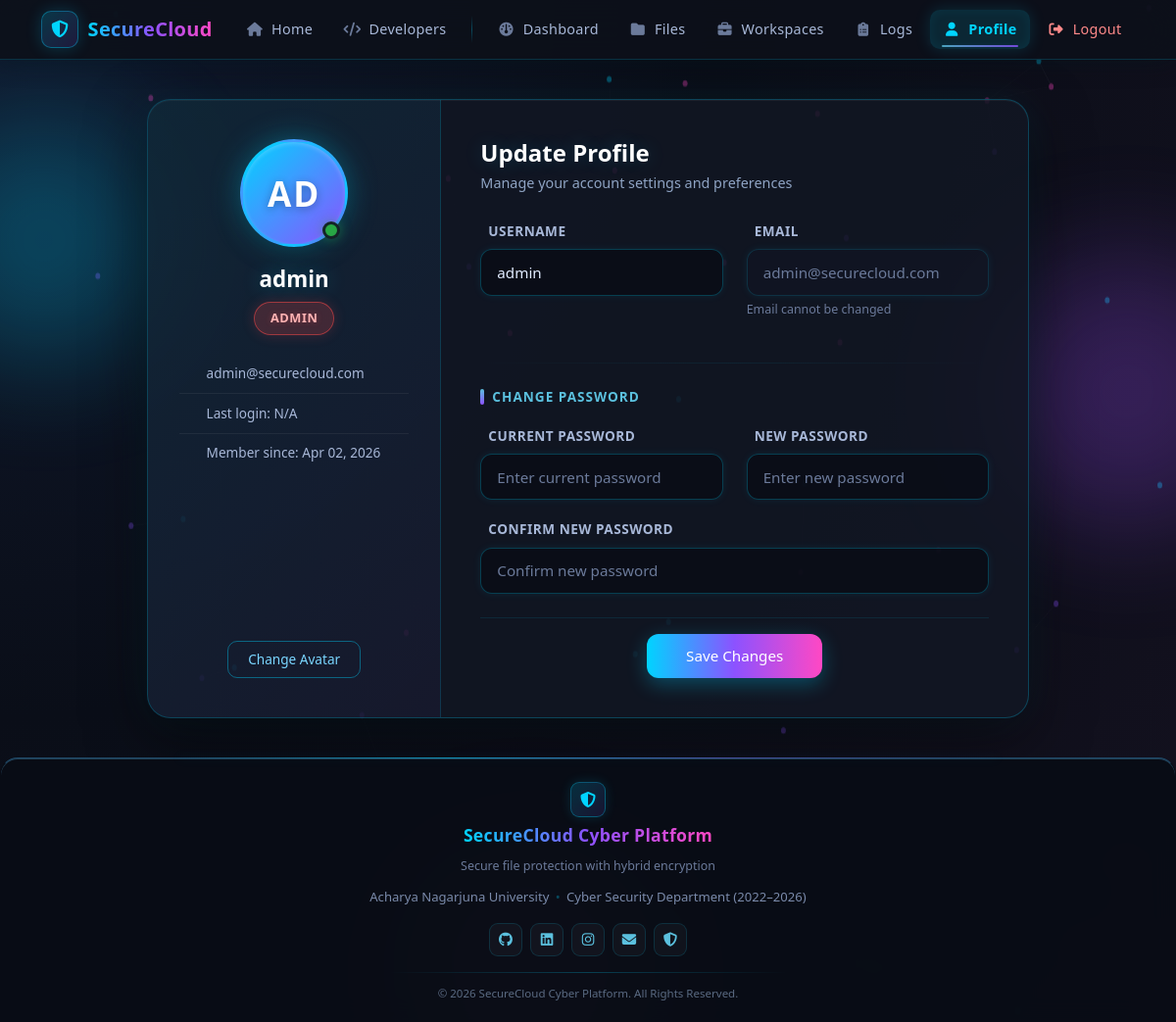
The app's page /profile (signed in) with its own data.
### models.py (models this page shows, shortened)
class User(UserMixin, db.Model):
    id = db.Column(db.Integer, primary_key=True)
    username = db.Column(db.String(80), nullable=False, unique=True)
    email = db.Column(db.String(120), nullable=False, unique=True, index=True)
    password_hash = db.Column(db.String(255), nullable=False)
    role = db.Column(db.String(20), nullable=False, default="user")
    public_key = db.Column(db.Text, nullable=True)
    private_key = db.Column(db.Text, nullable=True)
    created_at = db.Column(db.DateTime, default=datetime.utcnow, nullable=False)
    is_active = db.Column(db.Boolean, default=True, nullable=False)
    files = db.relationship("File", backref="owner", lazy=True, cascade="all, delete-orphan")
    logs = db.relationship(
        "ActivityLog", backref="actor", lazy=True, cascade="all, delete-orphan"
    )
    workspace_memberships = db.relationship("WorkspaceMember", backref="user", lazy=True, cascade="all, delete-orphan")

### app.py (the view, shortened to what this page needs)
@login_required
@app.route("/profile", methods=["GET", "POST"])
def profile():
    return render_template("files/profile.html")

### app.py (called while the page is built)
@login_manager.user_loader
def load_user(user_id):
    return db.session.get(User, int(user_id))

### templates/files/profile.html (shortened to what this page needs)
{% extends "layout.html" %}
{% block content %}
<div class="profile-container">
    <div class="profile-card">
        <div class="row g-0">
            <div class="col-lg-4 profile-info-section">
                <div class="profile-avatar-wrapper">
                    <div class="profile-avatar">
                        <span class="avatar-initials">{{ current_user.username[:2]|upper }}</span>
                    </div>
                    <div class="profile-status-indicator"></div>
                </div>
                <h4 class="profile-username">{{ current_user.username }}</h4>
                <span class="profile-role-badge role-{{ current_user.role }}">
                    {{ current_user.role|title }}
                </span>
                <div class="profile-details">
                    <div class="profile-detail-item">
                        <span>{{ current_user.email }}</span>
                    </div>
                    <div class="profile-detail-item">
                        <span>Last login: {{ current_user.last_login.strftime('%b %d, %Y') if current_user.last_login else 'N/A' }}</span>
                    </div>
                    <div class="profile-detail-item">
                        <span>Member since: {{ current_user.created_at.strftime('%b %d, %Y') }}</span>
                    </div>
                </div>
                <button class="btn btn-outline-primary btn-sm profile-avatar-btn">
                     Change Avatar
                </button>
            </div>
            <div class="col-lg-8 profile-form-section">
                <h4 class="profile-form-title">Update Profile</h4>
                <p class="profile-form-subtitle">Manage your account settings and preferences</p>
                <form method="post" class="profile-form">
                    <div class="row">
                        <div class="col-md-6">
                            <div class="form-group">
                                <label class="form-label">
                                     Username
                                </label>
                                <input type="text" name="username" class="form-control profile-input" value="{{ current_user.username }}" placeholder="Enter your username">
                            </div>
                        </div>
                        <div class="col-md-6">
                            <div class="form-group">
                                <label class="form-label">
                                     Email
                                </label>
                                <input type="email" class="form-control profile-input" value="{{ current_user.email }}" disabled>
                                <small class="form-text">Email cannot be changed</small>
                            </div>
                        </div>
                    </div>
                    <hr class="profile-divider">
                    <div class="form-section-title">Change Password</div>
                    <div class="row">
                        <div class="col-md-6">
                            <div class="form-group">
                                <label class="form-label">
                                     Current Password
                                </label>
                                <input type="password" name="current_password" class="form-control profile-input" placeholder="Enter current password">
                            </div>
                        </div>
                        <div class="col-md-6">
                            <div class="form-group">
                                <label class="form-label">
                                     New Password
                                </label>
                                <input type="password" name="password" class="form-control profile-input" placeholder="Enter new password">
                            </div>
                        </div>
                    </div>
                    <div class="form-group">
                        <label class="form-label">
                             Confirm New Password
                        </label>
                        <input type="password" name="confirm_password" class="form-control profile-input" placeholder="Confirm new password">
                    </div>
                    <div class="profile-form-actions">
                        <button type="submit" class="btn btn-neon profile-submit-btn">
                             Save Changes
                        </button>
                    </div>
                </form>
            </div>
        </div>
    </div>
</div>
{% endblock %}

### records on screen
User: username "AD", username "admin", role "ADMIN", email "admin@securecloud.com", created_at "Apr 02, 2026"
